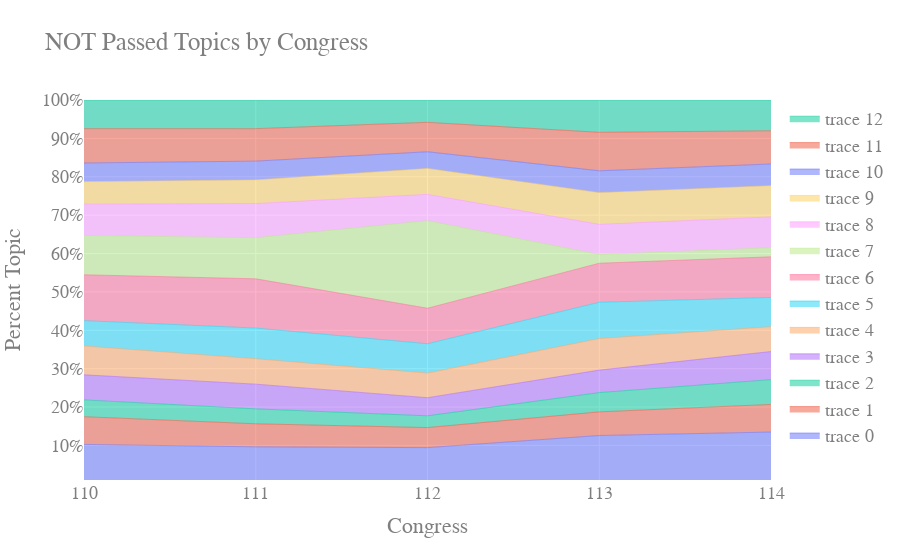

Write notebook code for a chart like this one.
### Code cell
import plotly.graph_objects as go

x=[110,111,112,113,114]

fig = go.Figure()

for i in range(13):
#     if i == 7:
#         continue
    fig.add_trace(go.Scatter(
        x=x, y=not_passed_topics[i],
        hoverinfo='x+y',
        mode='lines',
        line=dict(width=0.5),
        stackgroup='one',
        groupnorm='percent'
    ))
    
fig.update_layout(
    title="NOT Passed Topics by Congress",
    xaxis_title="Congress",
    yaxis_title="Percent Topic",
    font=dict(
        family="Courier New, monospace",
        size=18,
        color="#7f7f7f"
    )
)

fig.update_layout(
    showlegend=True,
    xaxis_type='category',
    yaxis=dict(
        type='linear',
        range=[1, 100],
        ticksuffix='%'))
fig.show()

### Figure 1 — Plotly figure (JSON) as saved in the notebook; plotly's stock layout.template omitted (floating-point values rounded to 4 significant figures)
{"data": [{"groupnorm": "percent", "hoverinfo": "x+y", "line": {"width": 0.5}, "mode": "lines", "stackgroup": "one", "type": "scatter", "x": [110, 111, 112, 113, 114], "y": [1027, 944, 931, 1034, 1236]}, {"groupnorm": "percent", "hoverinfo": "x+y", "line": {"width": 0.5}, "mode": "lines", "stackgroup": "one", "type": "scatter", "x": [110, 111, 112, 113, 114], "y": [722, 588, 516, 506, 660]}, {"groupnorm": "percent", "hoverinfo": "x+y", "line": {"width": 0.5}, "mode": "lines", "stackgroup": "one", "type": "scatter", "x": [110, 111, 112, 113, 114], "y": [438, 381, 302, 412, 591]}, {"groupnorm": "percent", "hoverinfo": "x+y", "line": {"width": 0.5}, "mode": "lines", "stackgroup": "one", "type": "scatter", "x": [110, 111, 112, 113, 114], "y": [653, 630, 465, 481, 671]}, {"groupnorm": "percent", "hoverinfo": "x+y", "line": {"width": 0.5}, "mode": "lines", "stackgroup": "one", "type": "scatter", "x": [110, 111, 112, 113, 114], "y": [753, 650, 634, 676, 594]}, {"groupnorm": "percent", "hoverinfo": "x+y", "line": {"width": 0.5}, "mode": "lines", "stackgroup": "one", "type": "scatter", "x": [110, 111, 112, 113, 114], "y": [658, 782, 753, 775, 697]}, {"groupnorm": "percent", "hoverinfo": "x+y", "line": {"width": 0.5}, "mode": "lines", "stackgroup": "one", "type": "scatter", "x": [110, 111, 112, 113, 114], "y": [1195, 1256, 914, 836, 970]}, {"groupnorm": "percent", "hoverinfo": "x+y", "line": {"width": 0.5}, "mode": "lines", "stackgroup": "one", "type": "scatter", "x": [110, 111, 112, 113, 114], "y": [1023, 1048, 2251, 185, 216]}, {"groupnorm": "percent", "hoverinfo": "x+y", "line": {"width": 0.5}, "mode": "lines", "stackgroup": "one", "type": "scatter", "x": [110, 111, 112, 113, 114], "y": [817, 872, 677, 647, 736]}, {"groupnorm": "percent", "hoverinfo": "x+y", "line": {"width": 0.5}, "mode": "lines", "stackgroup": "one", "type": "scatter", "x": [110, 111, 112, 113, 114], "y": [585, 604, 667, 678, 746]}, {"groupnorm": "percent", "hoverinfo": "x+y", "line": {"width": 0.5}, "mode": "lines", "stackgroup": "one", "type": "scatter", "x": [110, 111, 112, 113, 114], "y": [487, 478, 428, 467, 518]}, {"groupnorm": "percent", "hoverinfo": "x+y", "line": {"width": 0.5}, "mode": "lines", "stackgroup": "one", "type": "scatter", "x": [110, 111, 112, 113, 114], "y": [895, 829, 757, 824, 793]}, {"groupnorm": "percent", "hoverinfo": "x+y", "line": {"width": 0.5}, "mode": "lines", "stackgroup": "one", "type": "scatter", "x": [110, 111, 112, 113, 114], "y": [746, 731, 574, 691, 734]}], "layout": {"font": {"color": "#7f7f7f", "family": "Courier New, monospace", "size": 18}, "showlegend": true, "title": {"text": "NOT Passed Topics by Congress"}, "xaxis": {"title": {"text": "Congress"}, "type": "category"}, "yaxis": {"range": [1, 100], "ticksuffix": "%", "title": {"text": "Percent Topic"}, "type": "linear"}}}
